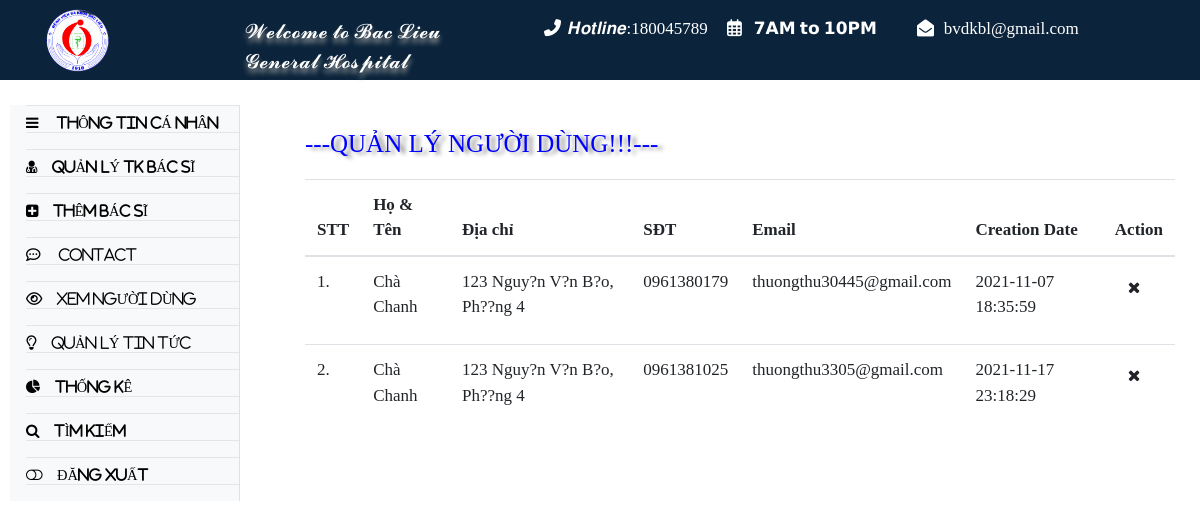
Page /admin/manage-users.php (signed in) on the committed database.
### tables this page shows
CREATE TABLE `user` (
  `id_user` int(11) NOT NULL,
  `username` varchar(255) NOT NULL,
  `password` varchar(255) NOT NULL,
  `fullname` varchar(255) NOT NULL,
  `age` int(11) DEFAULT NULL,
  `gioitinh` varchar(255) NOT NULL,
  `address` varchar(255) NOT NULL,
  `sdt` varchar(255) NOT NULL,
  `email` varchar(255) NOT NULL,
  `image` varchar(255) NOT NULL,
  `created_at` datetime NOT NULL DEFAULT current_timestamp()
);

### admin/manage-users.php (the view, shortened to what this page needs)
<?php
include('include/config.php');
?>
<!DOCTYPE html>
<html lang="en">
	<head>
	<body>
		<div id="app">
		<?php include('view-dr/header.php');
include './view-dr/sidebar_start.php';?>
			<div class="app-content">
				<div class="main-content" style="margin-left:50px; width:900px" >
					<div class="wrap-content container" id="container">
						<section id="page-title">
							<div class="row">
								<div class="col-sm-12">
								<marquee style="color: blue; font-size:25px;   text-shadow: 5px 2px 4px grey;">---QUẢN LÝ NGƯỜI DÙNG!!!---</marquee>
							</div>
						</section>
						<div class="container-fluid container-fullw bg-white">
									<div class="row">
								<div class="col-md-14">
									<table class="table table-hover" id="sample-table-1">
										<thead>
											<tr>
												<th class="center">STT</th>
												<th>Họ & Tên</th>
												<th class="hidden-xs">Địa chỉ</th>
												<th>SĐT </th>
												<th>Email </th>
												<th>Creation Date </th>
												<th>Action</th>
											</tr>
										</thead>
										<tbody>
<?php
$sql=mysqli_query($con,"select * from user");
$cnt=1;
while($row=mysqli_fetch_array($sql))
{
?>
											<tr>
												<td class="center"><?php echo $cnt;?>.</td>
												<td class="hidden-xs"><?php echo $row['fullname'];?></td>
												<td><?php echo $row['address'];?></td>
												<td><?php echo $row['sdt'];?>
												</td>
												<td><?php echo $row['email'];?></td>
												<td><?php echo $row['created_at'];?></td>
												<td >
												<div class="visible-md visible-lg hidden-sm hidden-xs">
	<a href="manage-users.php?id=<?php echo $row['id']?>&del=delete" onClick="return confirm('Are you sure you want to delete?')"class="btn btn-transparent btn-xs tooltips" tooltip-placement="top" tooltip="Remove"><i class="fa fa-times fa fa-white"></i></a>
												</div>
												<div class="visible-xs visible-sm hidden-md hidden-lg">
												</div></td>
											</tr>
											<?php
$cnt=$cnt+1;
											 }?>
										</tbody>
									</table>
								</div>
							</div>
								</div>
							</div>
						</div>

### admin/view-dr/sidebar_start.php (style rules this page uses)
body { font-family:Times; font-size:17px; }

### rows in the picture
user: fullname "Chà Chanh", address "123 Nguy?n V?n B?o, Ph??ng 4", sdt "0961380179", email "thuongthu30445@gmail.com", created_at "2021-11-07 18:35:59"
user: fullname "Chà Chanh", address "123 Nguy?n V?n B?o, Ph??ng 4", sdt "0961381025", email "thuongthu3305@gmail.com", created_at "2021-11-17 23:18:29"
